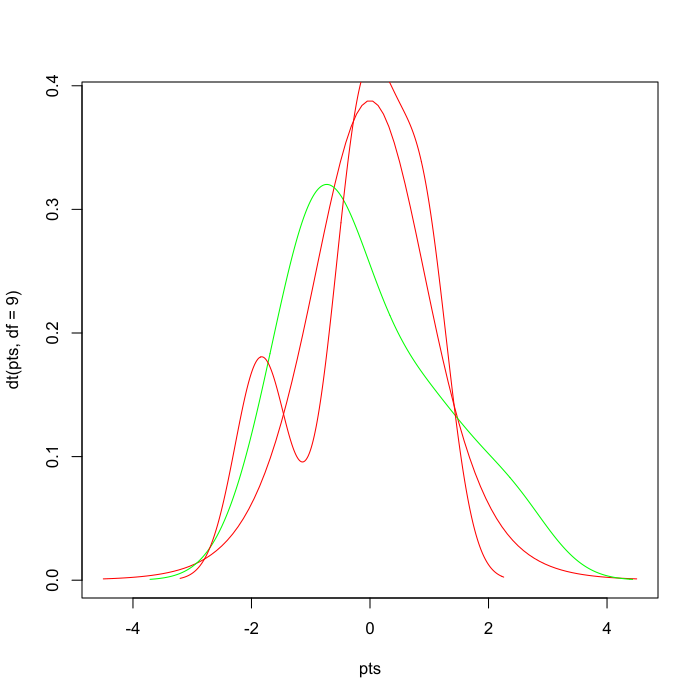

Recreate this plot in R.
 Author: Tj Tyson, Date: 10/23/2025; Purpose: calculate T-test

x<-rnorm(10)
y<- rnorm(10)

#Create a density plot for and y

pts= seq(-4.5,4.5,length=100)
plot(pts,dt(pts,df=9),col='red',type='l')
lines(density(x),col='green')
lines(density(y),col='red')

#Apply the ttest function
ttest= t.test(x,y)

	Welch Two Sample t-test

data:  x and y
t = 0.1265, df = 17.261, p-value = 0.9008
alternative hypothesis: true difference in means is not equal to 0
95 percent confidence interval:
 -1.012555  1.141884
sample estimates:
  mean of x   mean of y 
-0.06971936 -0.13438371 
